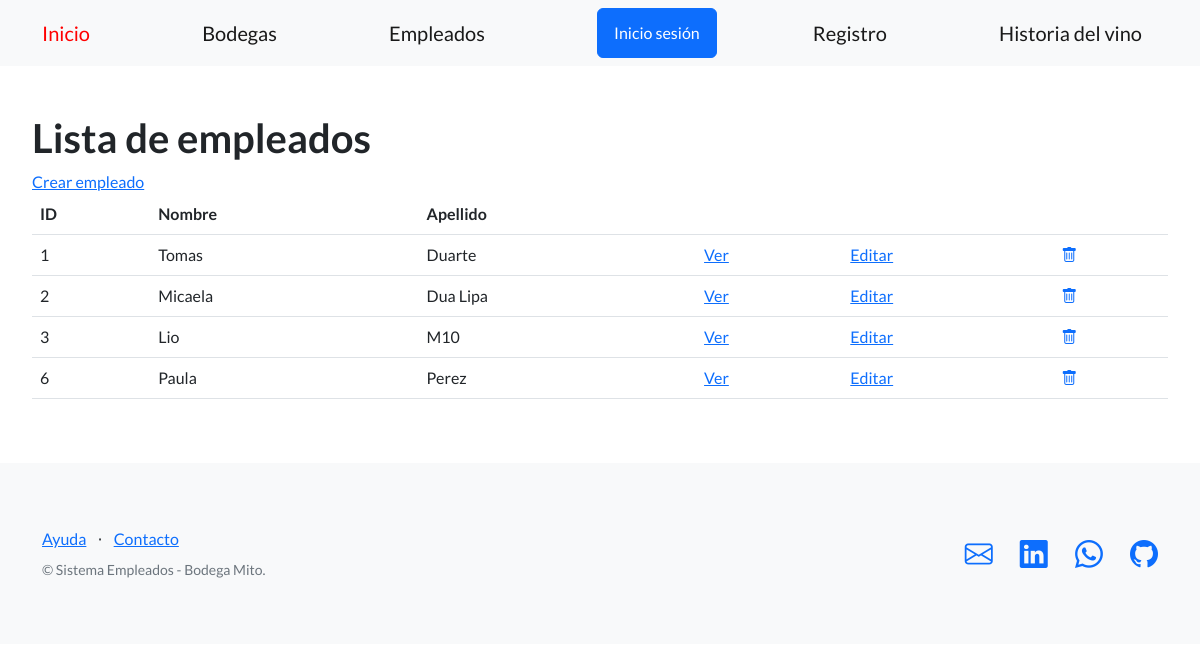
The app's page /empleados/empleados/, older data.
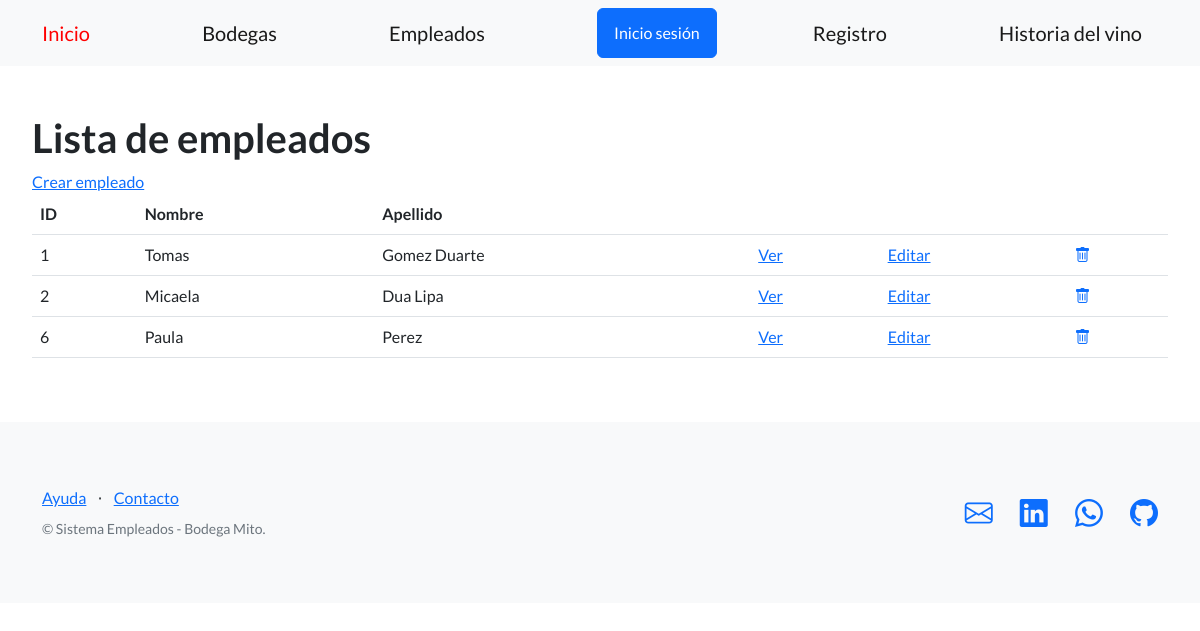
The same page, newer data.
### control_empleados/models.py (models this page shows, shortened)
class Empleado(models.Model):
    apellido = models.CharField(max_length=256)
    nombre = models.CharField(max_length=256)
    email = models.EmailField(blank=True)
    telefono = models.CharField(max_length=20, blank=True, null=True)
    dni = models.CharField(max_length=32)
    fecha_nacimiento = models.DateField(null=True)

### control_empleados/views.py (the view)
# urls.py: path('empleados/', EmpleadoListView.as_view(), name='lista_empleados'),
class EmpleadoListView(ListView):
    model = Empleado
    template_name='control_empleados/lista_empleados.html'

### control_empleados/templates/control_empleados/lista_empleados.html (shortened to what this page needs)
{% extends "base.html" %}
{% block contenido %}
<section>
 <div>
   <h1>Lista de empleados</h1>
   <a href="{% url 'cargar_empleado' %}">Crear empleado</a>
   <br>
   <table class="table">
     <tbody>
       <tr>
         <th>ID</th>
         <th>Nombre</th>
         <th>Apellido</th>
         <td></td>
         <td></td>
         <td></td>
       </tr>
       {% for empleado in object_list %}
       <tr>
         <td>{{ empleado.id }}</td>
         <td>{{ empleado.nombre }}</td>
         <td>{{ empleado.apellido }}</td>
         <td>
          <a href="{% url 'ver_empleados' empleado.id %}">Ver</a>
        </td>
         <td>
           <a href="{% url 'editar_empleado' empleado.id %}">Editar</a>
         </td>
         <td>
           <a href="{% url 'eliminar_empleado' empleado.id %}">
             <i class="bi bi-trash"></i>
           </a>
         </td>
       </tr>
       {% endfor %}
     </tbody>
   </table>
 </div>
</section>
{% endblock contenido %}

Row changes from the older to the newer data that the page shows:
removed Empleado: id "3", nombre "Lio", apellido "M10"
changed Empleado "Tomas": apellido "Duarte" → "Gomez Duarte"
